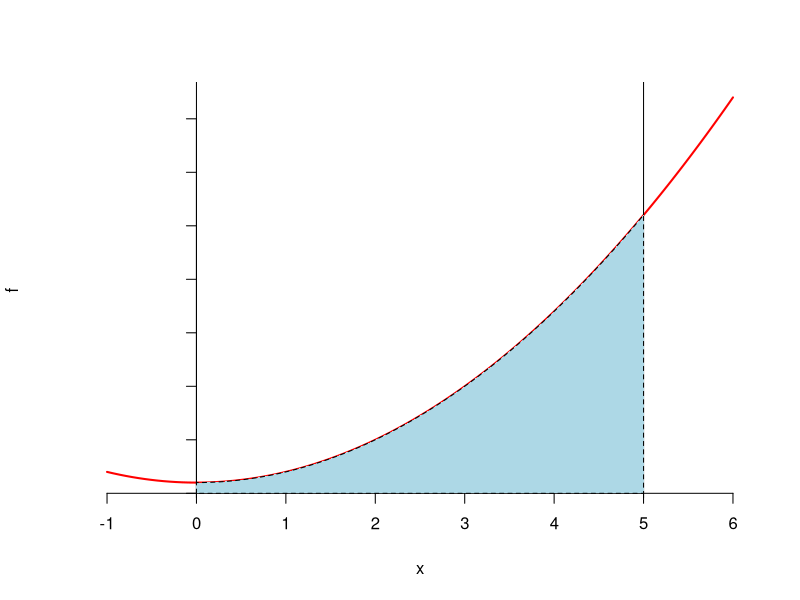
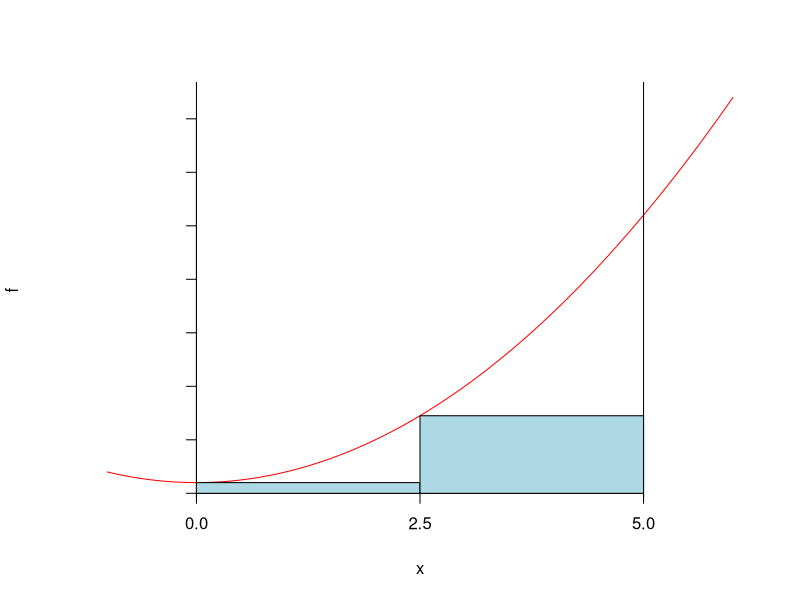
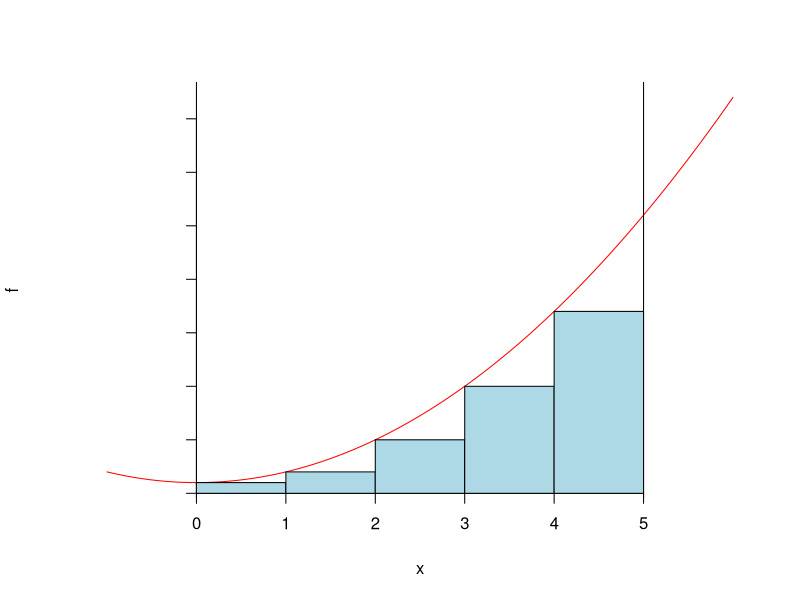
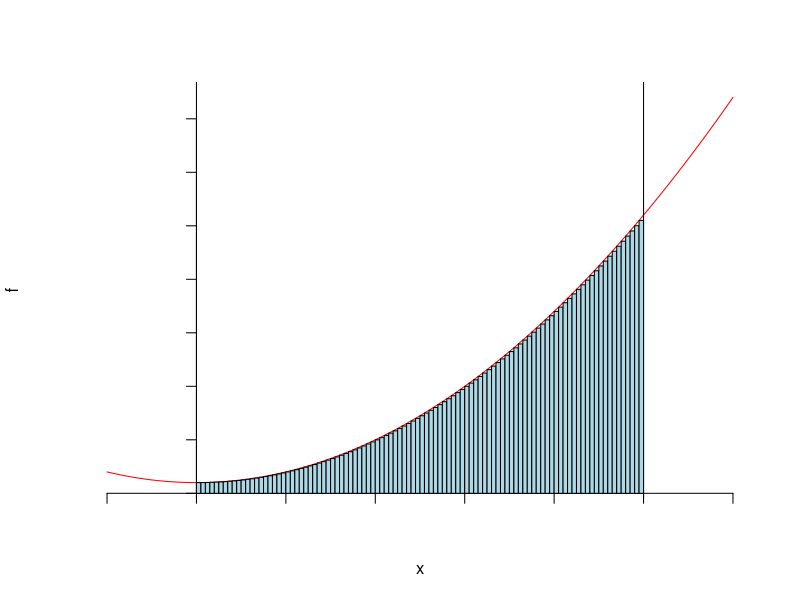
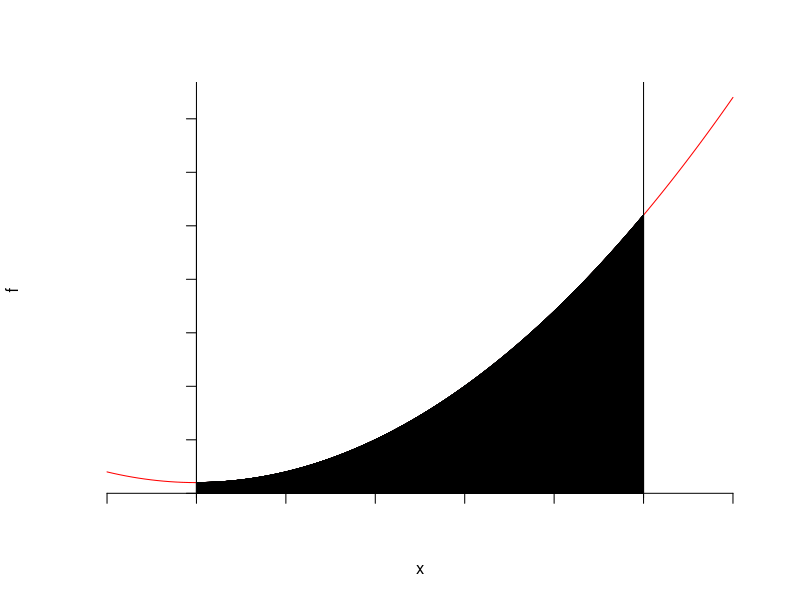

Reproduce these figures in R, in order.
options(repr.plot.width=5, repr.plot.height=4, repr.plot.res=240)
options(jupyter.plot_mimetypes = "image/png") 

f <- function(x){x^2 + 1}

a <- 0
b <- 5

plot(f,from = -1, to = 6 , col="red", lwd=2, axes=FALSE)
axis(1, pos=0)
axis(2, pos=0, labels=FALSE, las=2)
abline(v=c(0,5))

xpol <- c(a,seq(a,b,by=0.01),b)
ypol <- c(0,f(seq(a,b,by=0.01)),0)
polygon(xpol,ypol, col="lightblue", lty="dashed")


f <- function(x){x^2 + 1}

a <- 0
b <- 5

number_of_rectangles <- 2
  
xgrid <- seq(a, b, length.out=number_of_rectangles+1)
xs <- xgrid[1:number_of_rectangles]
ys <- f(xs)

plot(f,from = -1, to = 6 , col="red", axes=FALSE)
axis(1, pos=0, at=xgrid)
axis(2, pos=0, labels=FALSE, las=2)
abline(v=c(a,b))

xlefts <- xgrid[1:number_of_rectangles]
xrights <- xgrid[2:(number_of_rectangles+1)]
rect(xlefts, 0, xrights, ys, col="lightblue")

f <- function(x){x^2 + 1}

a <- 0
b <- 5

number_of_rectangles <- 2

xgrid <- seq(a, b, length.out=number_of_rectangles+1)
xgrid

dx <- (b-a)/number_of_rectangles
dx

xs <- xgrid[1:number_of_rectangles]
xs

ys <- f(xs)
ys

sum_areas <- dx*sum(ys)
sum_areas

f <- function(x){x^2 + 1}

a <- 0
b <- 5

number_of_rectangles <- 2
xgrid <- seq(a, b, length.out=number_of_rectangles+1)
dx <- (b-a)/number_of_rectangles
xs <- xgrid[1:number_of_rectangles]
ys <- f(xs)
sum_areas <- dx*sum(ys)

sum_areas

f <- function(x){x^2 + 1}

a <- 0
b <- 5

number_of_rectangles <- 5
  
xgrid <- seq(a, b, length.out=number_of_rectangles+1)
xs <- xgrid[1:number_of_rectangles]
ys <- f(xs)

plot(f,from = -1, to = 6 , col="red", axes=FALSE)
axis(1, pos=0, at=xgrid)
axis(2, pos=0, labels=FALSE, las=2)
abline(v=c(a,b))

xlefts <- xgrid[1:number_of_rectangles]
xrights <- xgrid[2:(number_of_rectangles+1)]
rect(xlefts, 0, xrights, ys, col="lightblue")

f <- function(x){x^2 + 1}

a <- 0
b <- 5

number_of_rectangles <- 5
xgrid <- seq(a, b, length.out=number_of_rectangles+1)
dx <- (b-a)/number_of_rectangles
xs <- xgrid[1:number_of_rectangles]
ys <- f(xs)
sum_areas <- dx*sum(ys)

sum_areas

f <- function(x){x^2 + 1}

a <- 0
b <- 5

number_of_rectangles <- 100
  
xgrid <- seq(a, b, length.out=number_of_rectangles+1)
xs <- xgrid[1:number_of_rectangles]
ys <- f(xs)

plot(f,from = -1, to = 6 , col="red", axes=FALSE)
axis(1, pos=0, labels=FALSE)
axis(2, pos=0, labels=FALSE, las=2)
abline(v=c(a,b))

xlefts <- xgrid[1:number_of_rectangles]
xrights <- xgrid[2:(number_of_rectangles+1)]
rect(xlefts, 0, xrights, ys, col="lightblue")

f <- function(x){x^2 + 1}

a <- 0
b <- 5

number_of_rectangles <- 100
xgrid <- seq(a, b, length.out=number_of_rectangles+1)
dx <- (b-a)/number_of_rectangles
xs <- xgrid[1:number_of_rectangles]
ys <- f(xs)
sum_areas <- dx*sum(ys)

sum_areas

f <- function(x){x^2 + 1}

a <- 0
b <- 5

number_of_rectangles <- 10000
  
xgrid <- seq(a, b, length.out=number_of_rectangles+1)
xs <- xgrid[1:number_of_rectangles]
ys <- f(xs)

plot(f,from = -1, to = 6 , col="red", axes=FALSE)
axis(1, pos=0, labels=FALSE)
axis(2, pos=0, labels=FALSE, las=2)
abline(v=c(a,b))

xlefts <- xgrid[1:number_of_rectangles]
xrights <- xgrid[2:(number_of_rectangles+1)]
rect(xlefts, 0, xrights, ys, col="lightblue")

f <- function(x){x^2 + 1}

a <- 0
b <- 5

number_of_rectangles <- 10000
xgrid <- seq(a, b, length.out=number_of_rectangles+1)
dx <- (b-a)/number_of_rectangles
xs <- xgrid[1:number_of_rectangles]
ys <- f(xs)
sum_areas <- dx*sum(ys)

sum_areas

f <- function(x){x^2 + 1}

a <- 0
b <- 5

integrate(f,a,b)
